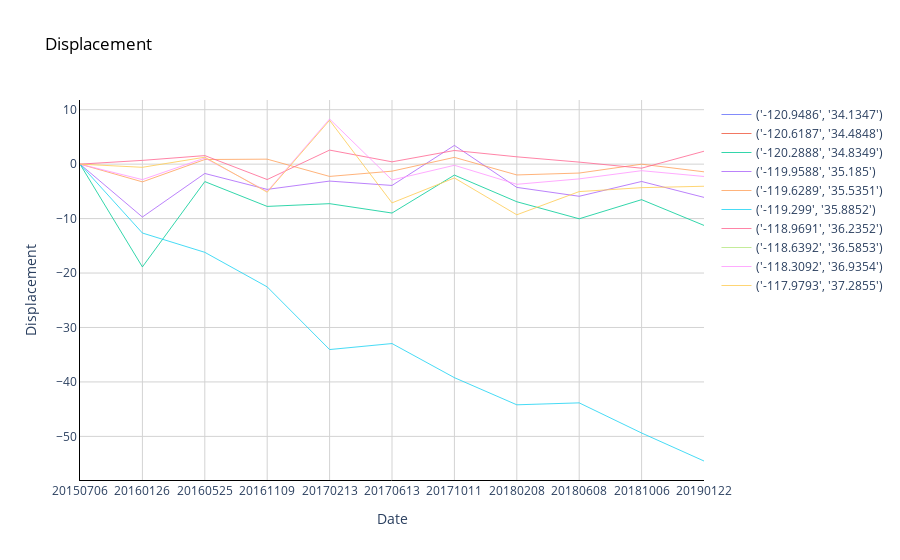

Notebook code cell kept with this figure:
### Code cell
# Plot average monthly temperature derived from daily medians for each location
fig = go.Figure()
lat=[]
long=[]
#if(location==location):
for location in locations:
    disp.clear()
    for x in range(0,110,10):
        disp.append(df.loc[location, :].values[x])
    fig.add_trace(go.Scatter(x=dates, # list of dates
                            y=disp,#all the values over all dates
                            mode='lines',
                            name=str(location),
                            opacity=0.8,
                            line=dict(width=1)
                            ))

# Change chart background color
fig.update_layout(dict(plot_bgcolor = 'white'), showlegend=True)

# Update axes lines
fig.update_xaxes(showgrid=True, gridwidth=1, gridcolor='lightgrey', 
                 zeroline=True, zerolinewidth=1, zerolinecolor='lightgrey', 
                 showline=True, linewidth=1, linecolor='black',
                 title='Date'
                )

fig.update_yaxes(showgrid=True, gridwidth=1, gridcolor='lightgrey', 
                 zeroline=True, zerolinewidth=1, zerolinecolor='lightgrey', 
                 showline=True, linewidth=1, linecolor='black',
                 title='Displacement'
                )

# Set figure title
fig.update_layout(title=dict(text="Displacement", font=dict(color='black')))

fig.show()

### Figure 1 — Plotly figure (JSON) as saved in the notebook; plotly's stock layout.template omitted (floating-point values rounded to 4 significant figures)
{"data": [{"line": {"width": 1}, "mode": "lines", "name": "('-120.9486', '34.1347')", "opacity": 0.8, "type": "scatter", "x": ["20150706", "20160126", "20160525", "20161109", "20170213", "20170613", "20171011", "20180208", "20180608", "20181006", "20190122"], "y": [null, null, null, null, null, null, null, null, null, null, null]}, {"line": {"width": 1}, "mode": "lines", "name": "('-120.6187', '34.4848')", "opacity": 0.8, "type": "scatter", "x": ["20150706", "20160126", "20160525", "20161109", "20170213", "20170613", "20171011", "20180208", "20180608", "20181006", "20190122"], "y": [null, null, null, null, null, null, null, null, null, null, null]}, {"line": {"width": 1}, "mode": "lines", "name": "('-120.2888', '34.8349')", "opacity": 0.8, "type": "scatter", "x": ["20150706", "20160126", "20160525", "20161109", "20170213", "20170613", "20171011", "20180208", "20180608", "20181006", "20190122"], "y": [0, -18.88, -3.206, -7.764, -7.258, -8.981, -2.009, -6.905, -10.04, -6.525, -11.25]}, {"line": {"width": 1}, "mode": "lines", "name": "('-119.9588', '35.185')", "opacity": 0.8, "type": "scatter", "x": ["20150706", "20160126", "20160525", "20161109", "20170213", "20170613", "20171011", "20180208", "20180608", "20181006", "20190122"], "y": [0, -9.716, -1.716, -4.639, -3.11, -3.912, 3.44, -4.269, -5.902, -3.182, -6.105]}, {"line": {"width": 1}, "mode": "lines", "name": "('-119.6289', '35.5351')", "opacity": 0.8, "type": "scatter", "x": ["20150706", "20160126", "20160525", "20161109", "20170213", "20170613", "20171011", "20180208", "20180608", "20181006", "20190122"], "y": [0, -3.256, 0.8486, 0.915, -2.257, -1.289, 1.246, -1.983, -1.635, -0.00743, -1.41]}, {"line": {"width": 1}, "mode": "lines", "name": "('-119.299', '35.8852')", "opacity": 0.8, "type": "scatter", "x": ["20150706", "20160126", "20160525", "20161109", "20170213", "20170613", "20171011", "20180208", "20180608", "20181006", "20190122"], "y": [0, -12.65, -16.2, -22.54, -34.05, -32.95, -39.22, -44.2, -43.85, -49.38, -54.52]}, {"line": {"width": 1}, "mode": "lines", "name": "('-118.9691', '36.2352')", "opacity": 0.8, "type": "scatter", "x": ["20150706", "20160126", "20160525", "20161109", "20170213", "20170613", "20171011", "20180208", "20180608", "20181006", "20190122"], "y": [0, 0.6901, 1.569, -2.829, 2.581, 0.4224, 2.507, 1.345, 0.3713, -0.7423, 2.371]}, {"line": {"width": 1}, "mode": "lines", "name": "('-118.6392', '36.5853')", "opacity": 0.8, "type": "scatter", "x": ["20150706", "20160126", "20160525", "20161109", "20170213", "20170613", "20171011", "20180208", "20180608", "20181006", "20190122"], "y": [null, null, null, null, null, null, null, null, null, null, null]}, {"line": {"width": 1}, "mode": "lines", "name": "('-118.3092', '36.9354')", "opacity": 0.8, "type": "scatter", "x": ["20150706", "20160126", "20160525", "20161109", "20170213", "20170613", "20171011", "20180208", "20180608", "20181006", "20190122"], "y": [0, -2.846, 1.121, -5.02, 8.291, -2.908, -0.2119, -3.703, -2.707, -1.201, -2.264]}, {"line": {"width": 1}, "mode": "lines", "name": "('-117.9793', '37.2855')", "opacity": 0.8, "type": "scatter", "x": ["20150706", "20160126", "20160525", "20161109", "20170213", "20170613", "20171011", "20180208", "20180608", "20181006", "20190122"], "y": [0, -0.5794, 1.273, -5.155, 8.051, -7.116, -2.534, -9.302, -5.04, -4.319, -4.062]}], "layout": {"plot_bgcolor": "white", "showlegend": true, "title": {"font": {"color": "black"}, "text": "Displacement"}, "xaxis": {"gridcolor": "lightgrey", "gridwidth": 1, "linecolor": "black", "linewidth": 1, "showgrid": true, "showline": true, "title": {"text": "Date"}, "zeroline": true, "zerolinecolor": "lightgrey", "zerolinewidth": 1}, "yaxis": {"gridcolor": "lightgrey", "gridwidth": 1, "linecolor": "black", "linewidth": 1, "showgrid": true, "showline": true, "title": {"text": "Displacement"}, "zeroline": true, "zerolinecolor": "lightgrey", "zerolinewidth": 1}}}
